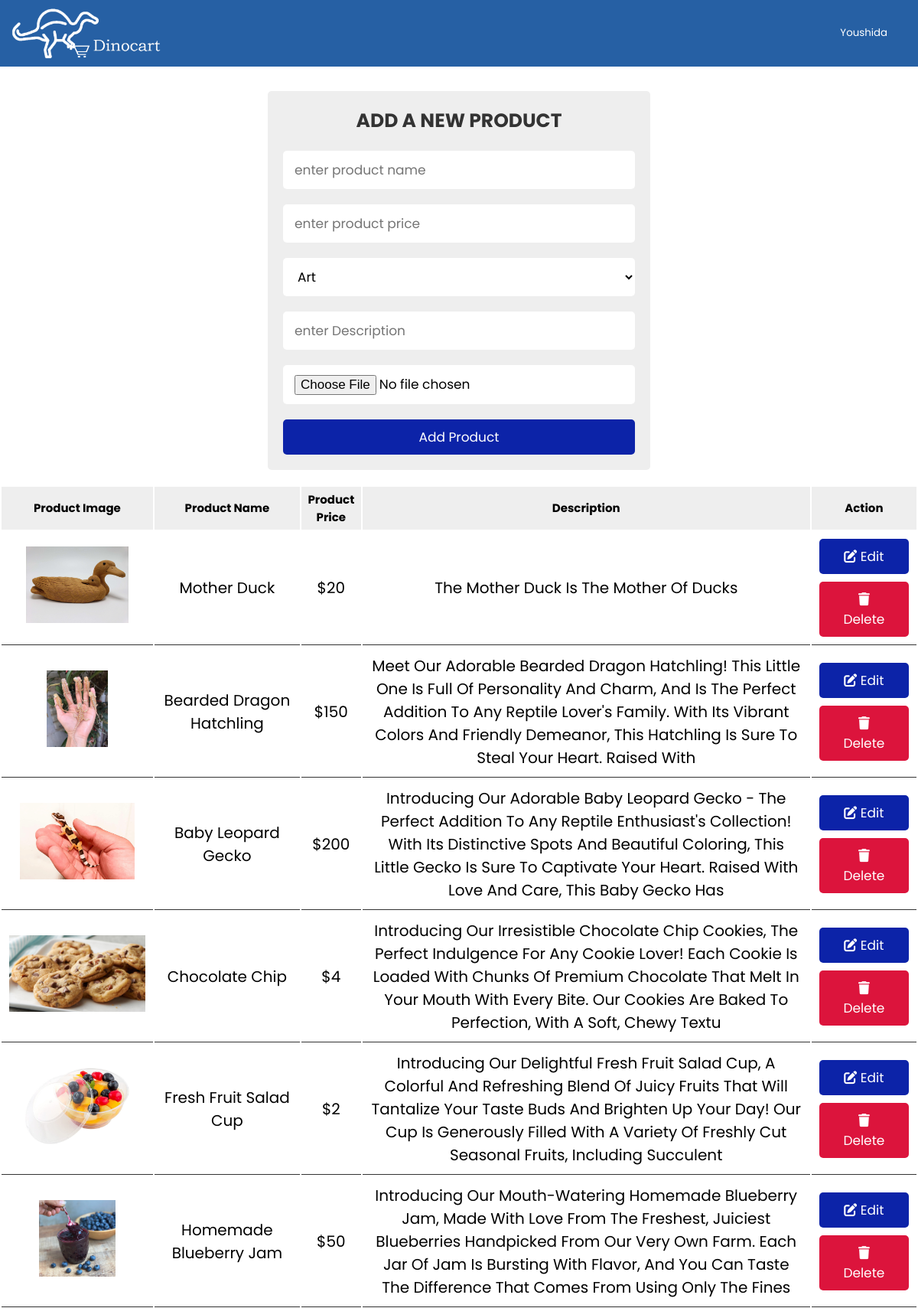
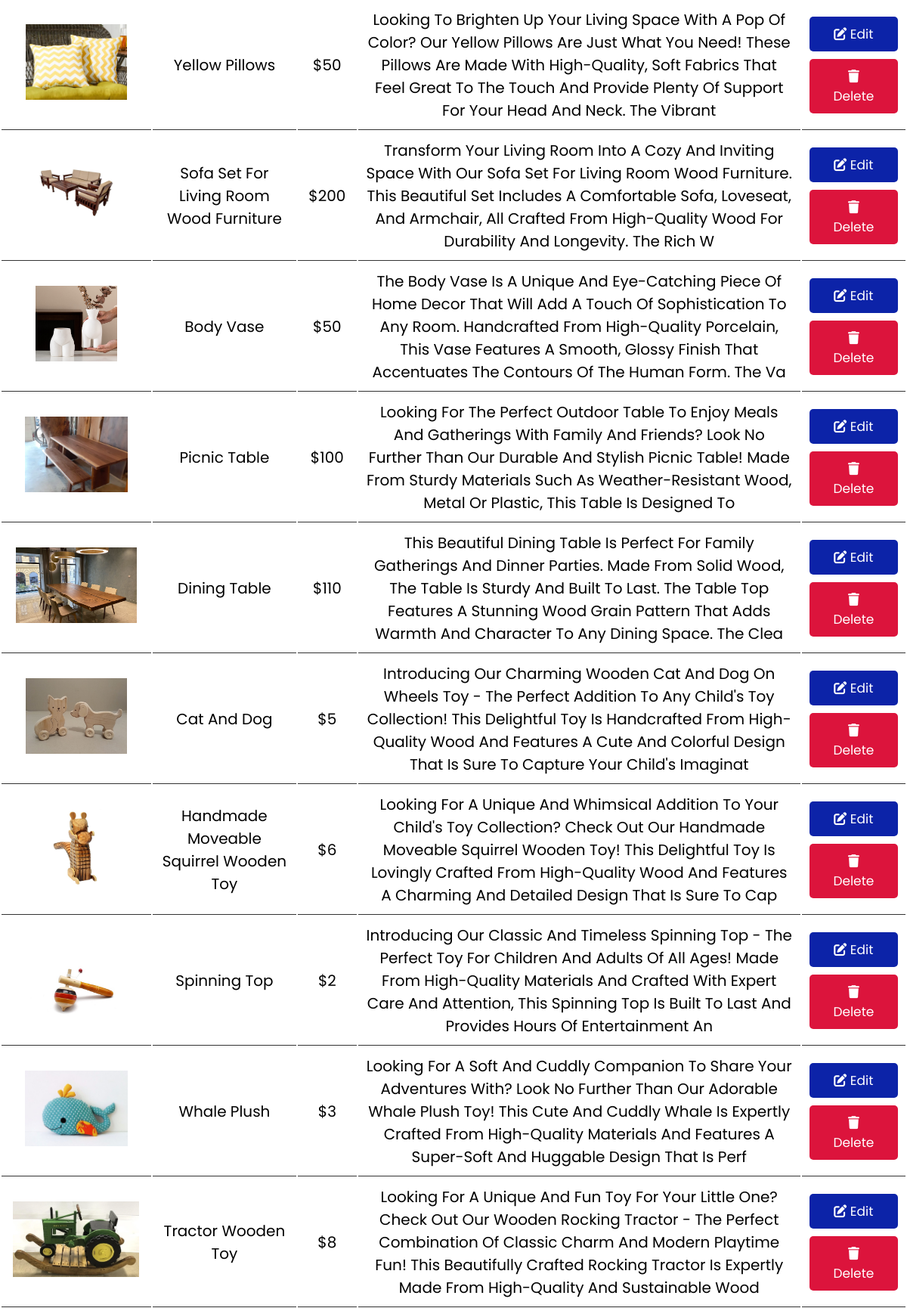
/AdminPanel.php (signed in, upper part), run on the app's committed database (2 pictures, top to bottom).
### tables this page shows
CREATE TABLE `products` (
  `id` int(255) NOT NULL,
  `name` varchar(255) NOT NULL,
  `price` int(255) NOT NULL,
  `image` varchar(255) NOT NULL,
  `Discription` varchar(255) NOT NULL,
  `cid` int(255) NOT NULL,
  `uname` varchar(255) NOT NULL
);

### AdminPanel.php (the view, shortened to what this page needs)
<!DOCTYPE html>
<html lang="en">
<head>
   <link rel="stylesheet" href="https://cdnjs.cloudflare.com/ajax/libs/font-awesome/5.15.4/css/all.min.css">
   <link href='https://unpkg.com/boxicons@2.1.2/css/boxicons.min.css' rel='stylesheet'>
   <link rel="stylesheet" href="AdminPanel.css">
</head>
<body>
 <header id="header">
     <img src="img/logo.png" alt="logo" class="logo">
     <?php
include 'config.php';
?>
<div class='hed' id='id'>
  <div class="dropdown">
    <button class="dropbtn button">
      <span class="b_text"><?php echo $_SESSION['admin_name'];?></span>
    </button>
  </div>
</div>
</header>
<main>
<div class="container">
   <div class="admin-product-form-container">
<br>
<br>
      <form action="<?php $_SERVER['PHP_SELF'] ?>" method="post" enctype="multipart/form-data">
         <h3>add a new product</h3>
         <input type="text" placeholder="enter product name" name="product_name" class="box">
         <input type="number" placeholder="enter product price" name="product_price" class="box">
         <select name="Category" class="box" required>
            <option value="Art">Art</option>
         </select>
         <input type="text" placeholder="enter Description" name="Dis" class="box">
         <input type="file" accept="image/png, image/jpeg, image/jpg" name="product_image" class="box">
         <input type="submit" class="btn" name="add_product" value="add product">
      </form>
   </div>
   <?php
   $select = mysqli_query($conn, "SELECT * FROM products WHERE uname = '".  $_SESSION['admin_name']."'");
   ?>
   <div class="product-display">
      <table class="product-display-table">
         <thead>
         <tr>
            <th>product image</th>
            <th>product name</th>
            <th>product price</th>
            <th>Description</th>
            <th>action</th>
         </tr>
         </thead>
         <?php
         while($row = mysqli_fetch_assoc($select)){ ?>
         <tr>
            <td><img src="uploaded_img/<?php echo $row['image']; ?>" height="100" alt=""></td>
            <td><?php echo $row['name']; ?></td>
            <td>$<?php echo $row['price']; ?></td>
            <td><?php echo $row['Discription'];?></td>
            <td>
               <a href="edit.php?edit=<?php echo $row['id']; ?>" class="btn"> <i class="fas fa-edit"></i> edit </a>
               <a href="AdminPanel.php?delete=<?php echo $row['id']; ?>" class="btn"> <i class="fas fa-trash"></i> delete </a>
            </td>
         </tr>
      <?php } ?>
   </table>
      <br>
      <br>
      <br>
      <br>
      <br>
   </div>
</div>
</body>
</html>

### AdminPanel.css (style rules this page uses)
:root { --green:#27ae60; --black:#333; --white:#fff; --bg-color:#eee; --box-shadow:0 .5rem 1rem rgba(0,0,0,.1); --border:.1rem solid var(--black); --red:#951212; --blue:#0c23a8; }
* { font-family: 'Poppins', sans-serif; margin:0; padding:0; box-sizing: border-box; outline: none; border:none; text-decoration: none; text-transform: capitalize; }
.btn { display: block; width: 100%; cursor: pointer; border-radius: .5rem; margin-top: 1rem; font-size: 1.7rem; padding:1rem 3rem; background: var(--blue); color:var(--white); text-align: center; }
html { font-size: 62.5%; overflow-x: hidden; }
.container { max-width: 1200px; margin:0 auto; }
.admin-product-form-container form { max-width: 50rem; margin:0 auto; padding:2rem; border-radius: .5rem; background: var(--bg-color); }
.admin-product-form-container form h3 { text-transform: uppercase; color:var(--black); margin-bottom: 1rem; text-align: center; font-size: 2.5rem; }
.admin-product-form-container form .box { width: 100%; border-radius: .5rem; padding:1.2rem 1.5rem; font-size: 1.7rem; margin:1rem 0; background: var(--white); text-transform: none; }
.product-display { margin:2rem 0; }
.product-display .product-display-table { width: 100%; text-align: center; }
.product-display .product-display-table thead { background: var(--bg-color); }
.product-display .product-display-table th { padding:0.5rem; font-size: 1.5rem; }
.product-display .product-display-table td { padding:1rem; font-size: 2rem; border-bottom: var(--border); }
.product-display .product-display-table .btn:first-child { margin-top: 0; }
.product-display .product-display-table .btn:last-child { background: crimson; }
#header { display: flex; align-items: center; justify-content: space-between; background: #2660A4; }
.logo { width: 20%; padding-top: 10px; padding-bottom: 10px; }
.button { display: flex; flex-direction: column; align-items: center; background-color: transparent; border-color: transparent; cursor: pointer; }
.b_text { font-size: 1em; color: white; }
#id { padding-right: 40px; }

### data on the page
products: image (picture), name "Mother Duck", price "20", Discription "The Mother Duck Is The Mother Of Ducks"
products: image (picture), name "Bearded Dragon Hatchling", price "150", Discription "Meet Our Adorable Bearded Dragon Hatchling! This Little One Is Full Of Personality And Charm, And Is The Perfect Addition To Any Reptile Lover's Family. With Its Vibrant Colors And Friendly Demeanor, This Hatchling Is Sure To Steal Your Heart. Raised With"
products: image (picture), name "Baby Leopard Gecko", price "200", Discription "Introducing Our Adorable Baby Leopard Gecko - The Perfect Addition To Any Reptile Enthusiast's Collection! With Its Distinctive Spots And Beautiful Coloring, This Little Gecko Is Sure To Captivate Your Heart. Raised With Love And Care, This Baby Gecko Has"
products: image (picture), name "Chocolate Chip", price "4", Discription "Introducing Our Irresistible Chocolate Chip Cookies, The Perfect Indulgence For Any Cookie Lover! Each Cookie Is Loaded With Chunks Of Premium Chocolate That Melt In Your Mouth With Every Bite. Our Cookies Are Baked To Perfection, With A Soft, Chewy Textu"
products: image (picture), name "Fresh Fruit Salad Cup", price "2", Discription "Introducing Our Delightful Fresh Fruit Salad Cup, A Colorful And Refreshing Blend Of Juicy Fruits That Will Tantalize Your Taste Buds And Brighten Up Your Day! Our Cup Is Generously Filled With A Variety Of Freshly Cut Seasonal Fruits, Including Succulent"
products: image (picture), name "Homemade Blueberry Jam", price "50", Discription "Introducing Our Mouth-Watering Homemade Blueberry Jam, Made With Love From The Freshest, Juiciest Blueberries Handpicked From Our Very Own Farm. Each Jar Of Jam Is Bursting With Flavor, And You Can Taste The Difference That Comes From Using Only The Fines"
products: image (picture), name "Yellow Pillows", price "50", Discription "Looking To Brighten Up Your Living Space With A Pop Of Color? Our Yellow Pillows Are Just What You Need! These Pillows Are Made With High-Quality, Soft Fabrics That Feel Great To The Touch And Provide Plenty Of Support For Your Head And Neck. The Vibrant"
products: image (picture), name "Sofa Set For Living Room Wood Furniture", price "200", Discription "Transform Your Living Room Into A Cozy And Inviting Space With Our Sofa Set For Living Room Wood Furniture. This Beautiful Set Includes A Comfortable Sofa, Loveseat, And Armchair, All Crafted From High-Quality Wood For Durability And Longevity. The Rich W"
products: image (picture), name "Body Vase", price "50", Discription "The Body Vase Is A Unique And Eye-Catching Piece Of Home Decor That Will Add A Touch Of Sophistication To Any Room. Handcrafted From High-Quality Porcelain, This Vase Features A Smooth, Glossy Finish That Accentuates The Contours Of The Human Form. The Va"
products: image (picture), name "Picnic Table", price "100", Discription "Looking For The Perfect Outdoor Table To Enjoy Meals And Gatherings With Family And Friends? Look No Further Than Our Durable And Stylish Picnic Table! Made From Sturdy Materials Such As Weather-Resistant Wood, Metal Or Plastic, This Table Is Designed To"
products: image (picture), name "Dining Table", price "110", Discription "This Beautiful Dining Table Is Perfect For Family Gatherings And Dinner Parties. Made From Solid Wood, The Table Is Sturdy And Built To Last. The Table Top Features A Stunning Wood Grain Pattern That Adds Warmth And Character To Any Dining Space. The Clea"
products: image (picture), name "Cat And Dog", price "5", Discription "Introducing Our Charming Wooden Cat And Dog On Wheels Toy - The Perfect Addition To Any Child's Toy Collection! This Delightful Toy Is Handcrafted From High-Quality Wood And Features A Cute And Colorful Design That Is Sure To Capture Your Child's Imaginat"
products: image (picture), name "Handmade Moveable Squirrel Wooden Toy", price "6", Discription "Looking For A Unique And Whimsical Addition To Your Child's Toy Collection? Check Out Our Handmade Moveable Squirrel Wooden Toy! This Delightful Toy Is Lovingly Crafted From High-Quality Wood And Features A Charming And Detailed Design That Is Sure To Cap"
products: image (picture), name "Spinning Top", price "2", Discription "Introducing Our Classic And Timeless Spinning Top - The Perfect Toy For Children And Adults Of All Ages! Made From High-Quality Materials And Crafted With Expert Care And Attention, This Spinning Top Is Built To Last And Provides Hours Of Entertainment An"
products: image (picture), name "Whale Plush", price "3", Discription "Looking For A Soft And Cuddly Companion To Share Your Adventures With? Look No Further Than Our Adorable Whale Plush Toy! This Cute And Cuddly Whale Is Expertly Crafted From High-Quality Materials And Features A Super-Soft And Huggable Design That Is Perf"
products: image (picture), name "Tractor Wooden Toy", price "8", Discription "Looking For A Unique And Fun Toy For Your Little One? Check Out Our Wooden Rocking Tractor - The Perfect Combination Of Classic Charm And Modern Playtime Fun! This Beautifully Crafted Rocking Tractor Is Expertly Made From High-Quality And Sustainable Wood"

### other printed values
$_SESSION['admin_name'] "Youshida"
